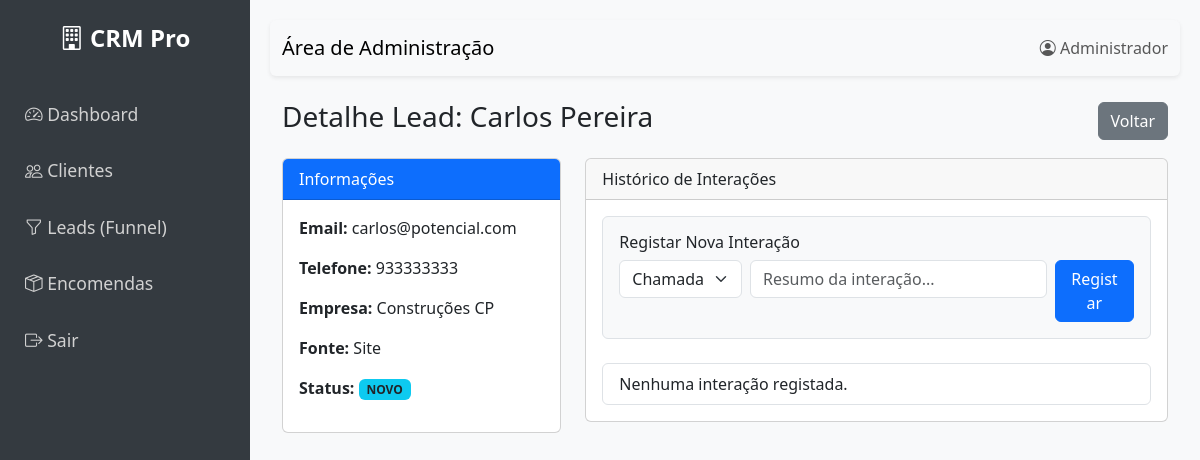
Page /admin/detalhe_lead.php?id=1 (signed in) on the committed database.
### tables this page shows
CREATE TABLE `lead` (
  `lead_id` int(11) NOT NULL AUTO_INCREMENT,
  `nome` varchar(100) NOT NULL,
  `email` varchar(100) DEFAULT NULL,
  `telefone` varchar(20) DEFAULT NULL,
  `empresa` varchar(100) DEFAULT NULL,
  `fonte` varchar(50) DEFAULT NULL,  
  `status` enum('novo','contactado','qualificado','proposta','negociacao','ganho','perdido') NOT NULL DEFAULT 'novo',
  `data_criacao` timestamp NOT NULL DEFAULT CURRENT_TIMESTAMP,
  PRIMARY KEY (`lead_id`)
);

### admin/detalhe_lead.php (the view, shortened to what this page needs)
<?php
require_once '../includes/db.php';
$lead_id = $_GET['id'];
$stmt = $pdo->prepare("SELECT * FROM lead WHERE lead_id = ?");
$stmt->execute([$lead_id]);
$lead = $stmt->fetch(PDO::FETCH_ASSOC);
$stmt_int = $pdo->prepare("
    SELECT i.*, a.nome as admin_nome
    FROM interacao i
    JOIN admin_user a ON i.admin_id = a.admin_id
    WHERE i.lead_id = ?
    ORDER BY i.data_interacao DESC
");
$stmt_int->execute([$lead_id]);
$interacoes = $stmt_int->fetchAll(PDO::FETCH_ASSOC);
include '../includes/header.php';
?>
<div class="container-fluid">
    <div class="d-flex justify-content-between align-items-center mb-3">
        <h3>Detalhe Lead: <?php echo htmlspecialchars($lead['nome']); ?></h3>
        <a href="gestao_leads.php" class="btn btn-secondary">Voltar</a>
    </div>
    <div class="row">
        <div class="col-md-4">
            <div class="card mb-3">
                <div class="card-header bg-primary text-white">Informações</div>
                <div class="card-body">
                    <p><strong>Email:</strong> <?php echo htmlspecialchars($lead['email']); ?></p>
                    <p><strong>Telefone:</strong> <?php echo htmlspecialchars($lead['telefone']); ?></p>
                    <p><strong>Empresa:</strong> <?php echo htmlspecialchars($lead['empresa']); ?></p>
                    <p><strong>Fonte:</strong> <?php echo htmlspecialchars($lead['fonte']); ?></p>
                    <p>
                        <strong>Status:</strong>
                        <span class="badge bg-info text-dark"><?php echo strtoupper($lead['status']); ?></span>
                    </p>
                </div>
            </div>
        </div>
        <div class="col-md-8">
            <div class="card mb-3">
                <div class="card-header">Histórico de Interações</div>
                <div class="card-body">
                    <form method="POST" class="mb-4 p-3 bg-light rounded border">
                        <h6>Registar Nova Interação</h6>
                        <div class="row g-2">
                            <div class="col-md-3">
                                <select name="tipo" class="form-select" required>
                                    <option value="chamada">Chamada</option>
                                </select>
                            </div>
                            <div class="col-md-7">
                                <input type="text" name="descricao" class="form-control" placeholder="Resumo da interação..." required>
                            </div>
                            <div class="col-md-2">
                                <button type="submit" class="btn btn-primary w-100">Registar</button>
                            </div>
                        </div>
                    </form>
                    <div class="list-group">
                        <?php if (count($interacoes) == 0): ?>
                            <div class="list-group-item">Nenhuma interação registada.</div>
                        <?php endif; ?>
                    </div>
                </div>
            </div>
        </div>
    </div>
</div>
<?php include '../includes/footer.php'; ?>

### includes/header.php (style rules this page uses)
body { font-family: 'Segoe UI', Tahoma, Geneva, Verdana, sans-serif; background-color: #f8f9fa; }

### rows in the picture
lead: nome "Carlos Pereira", email "carlos@potencial.com", telefone "933333333", empresa "Construções CP", fonte "Site", status "NOVO"

### other values in the picture
$_SESSION['admin_nome'] "Administrador"
